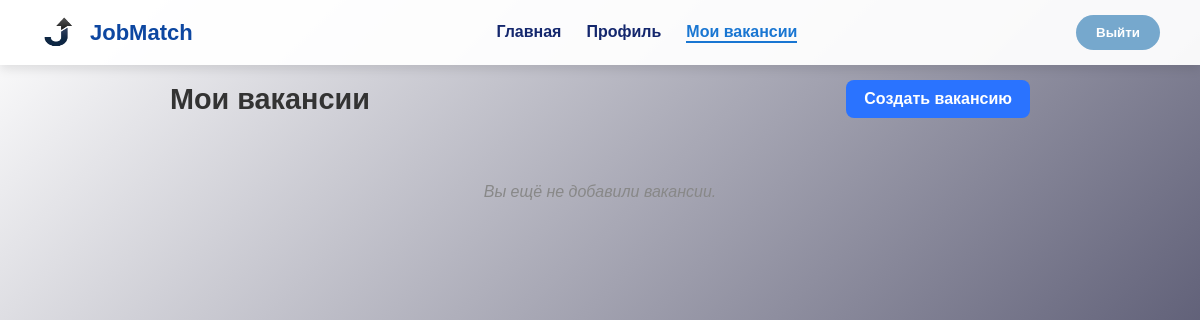
The app's page /jobs/my/ (signed in), older data.
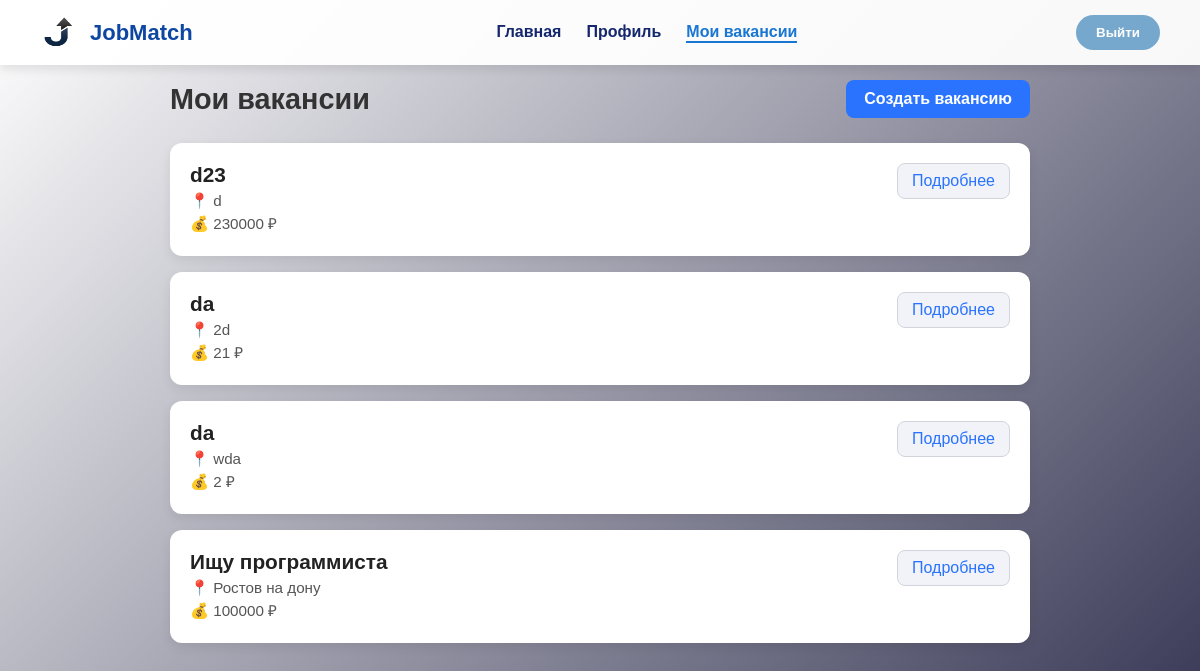
The same page, newer data.
### server/models.py (models this page shows, shortened)
class Jobs(models.Model):
    leader = models.ForeignKey(Leader, on_delete=models.CASCADE, related_name='jobs', null=True)
    title = models.CharField(max_length=255, blank=False)
    description = models.TextField(blank=False)
    location = models.CharField(max_length=255, blank=False)
    salary = models.IntegerField(blank=False)
    created_at = models.DateTimeField(auto_now_add=True)
    updated_at = models.DateTimeField(auto_now=True)

### server/views.py (the view)
# urls.py: path('jobs/my/', MyJobsView.as_view(), name='my_jobs'),
class MyJobsView(View):
    def get(self, request):
        email = request.session.get("user_email")
        leader= Leader.objects.filter(email=email).first()
        leader_id = leader.id
        leader = get_object_or_404(Leader, id=leader_id)
        jobs = leader.jobs.all()
        return render(request, "my_jobs.html", {"jobs": jobs})

### server/templates/my_jobs.html (shortened to what this page needs)
{% load static %}
<!DOCTYPE html>
<html lang="ru">
<head>
    <link rel="stylesheet" href="{% static 'css/vacan.css' %}">
</head>
<body>
    <header class="header">
        <a href="{% url 'leader_home' %}"  class="logo">
            <img src="{% static 'png/logo.png' %}" alt="Logo" class="logo-img">
            <span class="logo-text">JobMatch</span>
        <nav class="nav">
            <a href="{% url 'leader_home' %}" class="nav-link ">Главная</a>
            <a href="{% url 'profile_leader' %}" class="nav-link">Профиль</a>
            <a href="{% url "my_jobs" %}" class="nav-link active">Мои вакансии</a>
        </nav>
        <button class="logout-btn" onclick="window.location.href='{% url 'logout' %}'">Выйти</button>
    </header>
<main class="main-content">
    <div class="jobs-header">
        <h2>Мои вакансии</h2>
        <a href="{% url 'create_job' %}" class="create-job-btn">Создать вакансию</a>
    </div>
    <div class="jobs-list">
        {% for job in jobs %}
        <div class="job-card">
            <div class="job-info">
                <h3>{{ job.title }}</h3>
                <p class="job-location">📍 {{ job.location }}</p>
                <p class="job-salary">💰 {{ job.salary }} ₽</p>
            </div>
            <div class="job-actions">
                <a href="{% url 'job_detail' job.id %}" class="view-btn">Подробнее</a>
            </div>
        </div>
        {% empty %}
        <p class="no-jobs">Вы ещё не добавили вакансии.</p>
        {% endfor %}
    </div>
</main>
</body>
</html>

Row changes from the older to the newer data that the page shows:
added Jobs: title "d23", location "d", salary "230000"
added Jobs: title "da", location "2d", salary "21"
added Jobs: title "da", location "wda", salary "2"
added Jobs: title "Ищу программиста", location "Ростов на дону", salary "100000"
Text that changed along with them:
text no longer shown: "Вы ещё не добавили вакансии."
